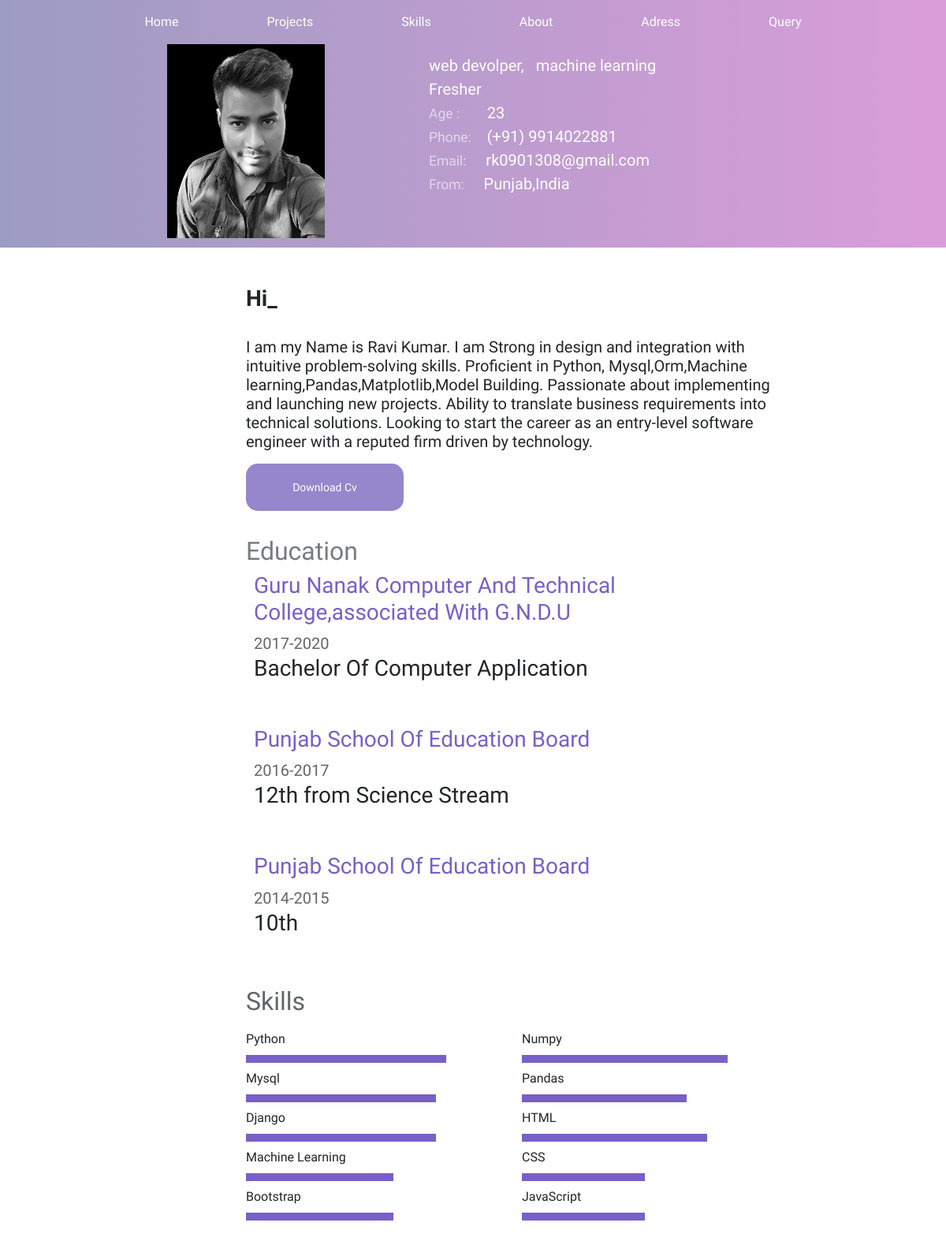
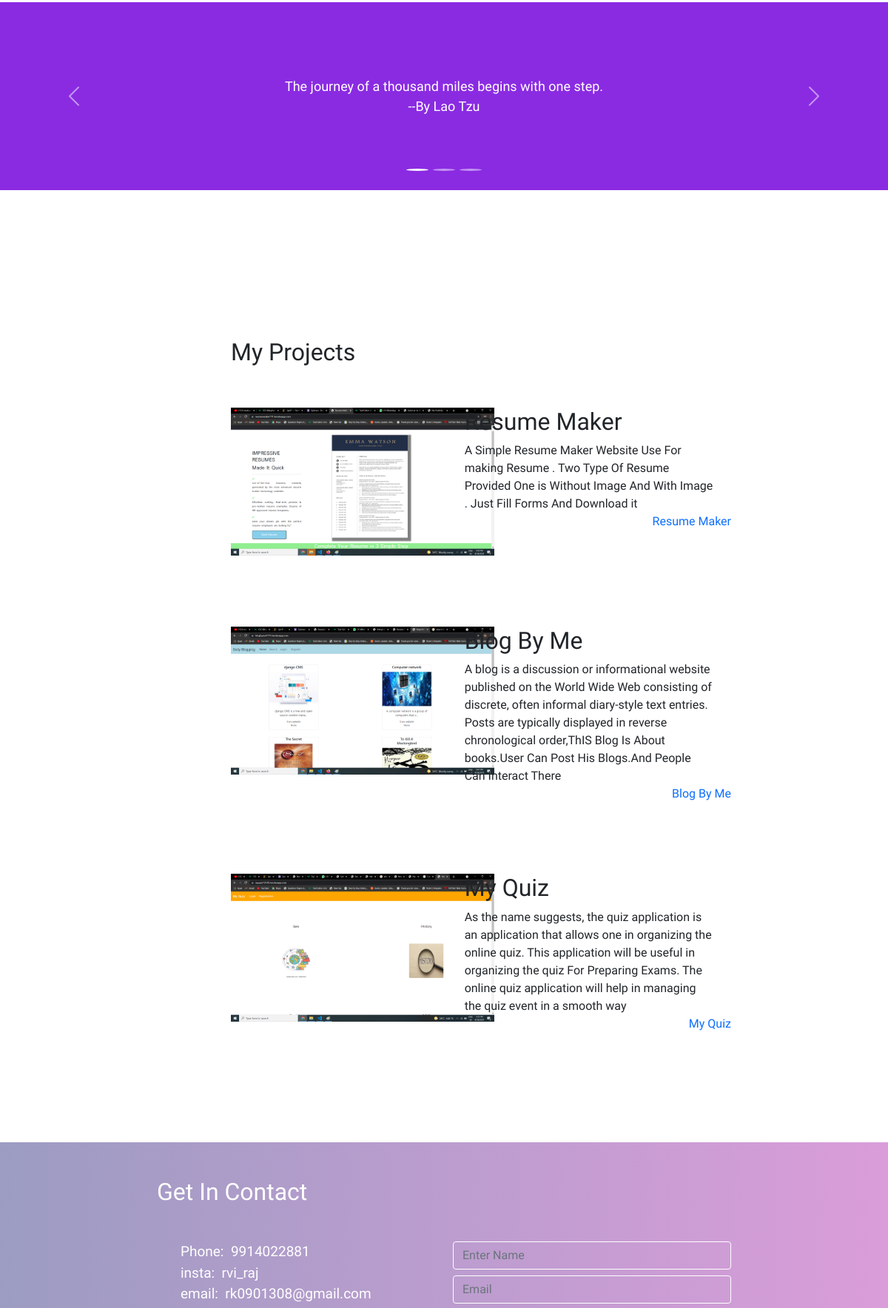
The page / (upper part) on the database its author committed (2 pictures, top to bottom).
### myportfolio/models.py (models this page shows)
class pr(models.Model):
    name=models.CharField(max_length=100)
    desc=models.TextField()
    Tech=models.CharField(max_length=100)
    image=models.ImageField(upload_to="img/")
    li=models.CharField(max_length=100,null=True)
    def __str__(self) -> str:
        return self.name

### myportfolio/views.py (the view, shortened to what this page needs)
# urls.py: path('',views.index,name="index")
def index(request):
    j=pr.objects.all()
    print(j)
    for i in j:
        print(i.Tech)
    return render(request,'index.html',{'j':j})

### myportfolio/templates/index.html (shortened to what this page needs)
<!doctype html>
<html lang="en">
  <head>
          {% load  static %}
    <link href="https://cdn.jsdelivr.net/npm/bootstrap@5.1.0/dist/css/bootstrap.min.css" rel="stylesheet">
      <link rel="stylesheet" type="text/css"  href="{%  static 'my.css' %}">
      <link rel = "stylesheet" href = "http://cdnjs.cloudflare.com/ajax/libs/font-awesome/4.3.0/css/font-awesome.min.css">
  </head>
  <body>
    <nav class="navbar navbar-expand-lg navbar-light" style="position: fixed; top: 0;">
      <div class="container-fluid">
        <div class="collapse navbar-collapse  collapse justify-content-center order-2"  id="navbarNav">
          <ul class="navbar-nav">
            <li class="nav-item mx-5">
              <a class="nav-link text-white " aria-current="page" href="#">Home</a>
            </li>
            <li class="nav-item mx-5">
              <a class="nav-link text-white" href="#pr">Projects</a>
            </li>
            <li class="nav-item mx-5">
              <a class="nav-link text-white" href="#skill">Skills</a>
            </li>
            <li class="nav-item mx-5">
              <a class="nav-link text-white " href="#edu" href="#" tabindex="-1" >About</a>
            </li>
            <li class="nav-item mx-5">
              <a class="nav-link text-white " href="#" tabindex="-1" >Adress</a>
            </li>
            <li class="nav-item mx-5">
              <a class="nav-link text-white " href="#qr" tabindex="-1" >Query</a>
            </li>
          </ul>
        </div>
      </div>
    </nav>
    <div class="container-fluid jk">
      <div class="row" style="background-image: linear-gradient(to right,rgb(156, 156, 194),rgb(218, 157, 218)); ">
       <div class="col-sm-2">
       </div>
       <div class="col-sm-3">
        <img src="{% static 'image/jpgi.jpg' %}"  alt="..." style="height:300px; width: 200px; margin-top: 2px; margin-bottom: 12px;">
      </div>
      <div class="col-sm-4">
        <ul class="top" style="list-style: none; color: white;font-size: 20px; margin-top: 20px;">
          <li style="font-size: 32px;" >Ravi Kumar</li>
          <li >web devolper, &nbsp; machine learning Fresher</li>
          <li ><small style="opacity:0.6;">Age :</small> &nbsp; &nbsp; &nbsp; 23</li>
          <li ><small style="opacity:0.6;">Phone:</small>&nbsp; &nbsp; (+91) 9914022881</li>
          <li ><small style="opacity:0.6;">Email:</small>&nbsp; &nbsp;&nbsp; rk0901308@gmail.com</li>
          <li ><small style="opacity:0.6;">From:</small>&nbsp; &nbsp;&nbsp;&nbsp;Punjab,India</li>
        </ul>
        </div>
      <div class="col-sm-2">
      </div>
      </div>
    </div>
  <div class="container-fluid my-5">
    <div class="row">
      <div class="col-sm-3">
      </div>
      <div class="col-sm-7">
        <h3><b>Hi_</b></h3>
        <br>
        <p class="h5">
          I am my Name is Ravi Kumar. I am Strong in design and integration with intuitive problem-solving skills. Proficient in   Python, Mysql,Orm,Machine learning,Pandas,Matplotlib,Model Building. Passionate about implementing and launching new projects. Ability to translate business requirements into technical solutions. Looking to start the career as an entry-level software engineer with a reputed firm driven by technology.
          <br>
          <button class=" btn j my-3" style="border-radius: 15px; width: 200px; height: 60px; background-color:rgb(150, 134, 204) ;"><small style="color: white;">Download Cv</small></button>
        </p>
        <p>
          <h2 class="h2" id="edu" style="opacity: 0.6;">Education</h2>
          <h3 class="h3" style="color: rgb(120, 96, 199); margin-left: 10px;">Guru Nanak Computer And Technical College,associated With G.N.D.U</h3>
          <small  style="margin-left: 10px; font-size: 20px; opacity: 0.7;" >2017-2020</small>
          <h3  class="h3"style="margin-left: 10px;">Bachelor Of Computer Application</h3>
        </p>
        <br>
        <p>
          <h3 class="h3" style="color: rgb(120, 96, 199); margin-left: 10px;">Punjab School Of Education Board</h3>
          <small  style="margin-left: 10px; font-size: 20px; opacity: 0.7;" >2016-2017</small>
          <h3  class="h3"style="margin-left: 10px;">12th from Science Stream</h3>
        </p>
        <br>
        <p>
          <h3 class="h3" style="color: rgb(120, 96, 199); margin-left: 10px;">Punjab School Of Education Board</h3>
          <small  style="margin-left: 10px; font-size: 20px; opacity: 0.7;" >2014-2015</small>
          <h3  class="h3"style="margin-left: 10px;">10th</h3>
        </p>
      </div>
      <div class="col-sm-2">
      </div>
    </div>
  </div>
  <div class="container-fluid my-5">
    <div class="row">
      <div class="col-sm-3">
      </div>
      <div class="col-sm-7">
      <h2 id="skill" style="opacity: 0.7;"> Skills</h2>
      <div class="row">
        <div class="col-5">
          <p class="my-2">Python</p>
          <div class="myc">
            <div class="skill p">
              <small style="margin-left: 20px; color: transparent;">90%</small>
            </div>
          </div>
          <p class="my-2">Mysql</p>
          <div class="myc">
            <div class="skill mys">
              <small style="margin-left: 20px; color: transparent;">90%</small>
            </div>
          </div>
          <p class="my-2">Django</p>
          <div class="dj">
            <div class="skill mys">
              <small style="margin-left: 20px; color: transparent;">90%</small>
            </div>
          </div>
          <p class="my-2">Machine Learning</p>
          <div class="ml">
            <div class="skill mys">
              <small style="margin-left: 20px; color: transparent;">90%</small>
            </div>
          </div>
          <p class="my-2">Bootstrap</p>
          <div class="ml">
            <div class="skill bs">
              <small style="margin-left: 20px; color: transparent;">85%</small>
            </div>
          </div>
        </div>
        <div class="col-1"></div>
        <div class="col-6">
          <p class="my-2">Numpy</p>
          <div class="nm">
            <div class="skill nm">
              <small style="margin-left: 20px; color: transparent;">90%</small>
            </div>
            <p class="my-2">Pandas</p>
            <div class="myc">
              <div class="skill pn">
                <small style="margin-left: 20px; color: transparent;">87%</small>
              </div>
          </div>
          <p class="my-2">HTML</p>
            <div class="myc">
              <div class="skill hm">
                <small style="margin-left: 20px; color: transparent;">90%</small>
              </div>
              <p class="my-2">CSS</p>
              <div class="myc">
                <div class="skill cs">
                  <small style="margin-left: 20px; color: transparent;">60%</small>
                </div>
                <p class="my-2">JavaScript</p>
                <div class="myc">
                  <div class="skill js">
                    <small style="margin-left: 20px; color: transparent;">50%</small>
                  </div>
          </div>
        </div>
      </div>
      </div>
    </div>
  </div>
  </div>
  </div>
  </div>
    <div class="container-fluid">
      <div class="row" style="background-color: blueviolet;">
       <div class="col-sm-12">
        <div id="carouselExampleDark" class="carousel carousel-light slide" data-bs-ride="carousel">
          <div class="carousel-indicators">
            <button type="button" data-bs-target="#carouselExampleDark" data-bs-slide-to="0" class="active" aria-current="true" aria-label="Slide 1"></button>
            <button type="button" data-bs-target="#carouselExampleDark" data-bs-slide-to="1" aria-label="Slide 2"></button>
            <button type="button" data-bs-target="#carouselExampleDark" data-bs-slide-to="2" aria-label="Slide 3"></button>
          </div>
          <div class="carousel-inner" style="align-content: center; top:50%;">
            <div class="carousel-item active" data-bs-interval="10000">
              <div class="" style="text-align: center;">
                <p style="margin-bottom: 100px; margin-top: 100px; color:white; font-size: 18px; ">The journey of a thousand miles begins with one step.<br>--By Lao Tzu</p>
                </div>
            </div>
          </div>
          <button class="carousel-control-prev" type="button" style="color: white;" data-bs-target="#carouselExampleDark" data-bs-slide="prev">
            <span class="carousel-control-prev-icon" aria-hidden="true"></span>
          </button>
          <button class="carousel-control-next" style="color: white;" type="button" data-bs-target="#carouselExampleDark" data-bs-slide="next">
            <span class="carousel-control-next-icon" style="color: white;" aria-hidden="true"></span>
          </button>
        </div>
       </div>
      </div>
    </div>
    <div class="container-fluid">
      <div class="row">
        <div class="col-sm-3">
        </div>
        <div class="col-sm-7">
          <h2 id="pr" st >My Projects</h2>
          <div class="row">
            {% for i in j %}
            <div class="col-sm-3">
              <img class="my-5" src="{{i.image.url}}" class="img-fluid rounded-start" alt="..." style="height: 200px;">
            </div>
            <div class="col-sm-2"></div>
            <div class="col-sm-7  my-5">
              <h2 class="mx-4">{{i.name}}</h2>
              <div style="word-wrap: break-word;" class="mx-4">{{i.desc}} </div>
             <a href="{{i.li}}" style="text-decoration: none; float: right;">{{i.name}}</a>
            </div>
            {%endfor%}
          </div>
        </div>
        <div class="col-sm-2">
        </div>
      </div>
    </div>
  <div class="container-fluid" style="margin-top:100px;">
    <div class="row"  style="background-image:linear-gradient(to right,rgb(156, 156, 194),rgb(218, 157, 218)) ;">
      <div class="col-sm-2">
      </div>
      <div class="col-sm-4">
        <h2 id="gc" class="my-5 text-white">Get In Contact </h2>
        <ul class="my-5" style="list-style: none; font-size:19px; color: white;">
          <li>Phone: &nbsp;9914022881</li>
          <li>insta: &nbsp;rvi_raj</li>
          <li>email: &nbsp;rk0901308@gmail.com</li>
        </ul>
      </div>
      <div class="col-sm-4">
        <form method="POST" action="/">
          <div class="mb-2" style="text-align: center;">
            <input type="text" name="n" class="form-control" id="exampleInputEmail1" placeholder="Enter Name" style="background-color: transparent;color:white; border-color: white;">
          </div>
          <div class="mb-2">
            <input type="email" name="e" class="form-control"  placeholder="Email"  id="exampleInputEmail2" aria-describedby="emailHelp"  style="background-color: transparent;color:white; border-color: white;",id="exampleInputPassword1">
          </div>
        </form>
      </div>
      <div class="col-sm-2">
      </div>
    </div>
  </div>
  </body>
</html>

### myportfolio/static/my.css (style rules this page uses)
body { width:100%; font-family: 'STIX Two Text', serif; }
.navbar { postition:fixed; top:0; background-image: linear-gradient(to right,rgb(156, 156, 194),rgb(218, 157, 218)); width: 100%; }
.jk { background-image: linear-gradient(to right,rgb(156, 156, 194),rgb(218, 157, 218)); width: 100%; }

### myportfolio/templates/index.html (style rules this page uses)
.myc { width: 100%; }
body { overflow-x: hidden; }
* { box-sizing: border-box; }
.p { width: 95%; background-color:rgb(120, 96, 199); height: 10px; }
.mys { width: 90%; background-color:rgb(120, 96, 199); height: 10px; }
.dj { width: 90%; background-color:rgb(120, 96, 199); height: 10px; }
.ml { width: 70%; background-color:rgb(120, 96, 199);height: 10px; }
.nm { width: 80%; background-color:rgb(120, 96, 199);height: 10px; }
.pn { width: 80%; background-color:rgb(120, 96, 199);height: 10px; }
.hm { width: 90%; background-color:rgb(120, 96, 199);height: 10px; }
.cs { width: 60%; background-color:rgb(120, 96, 199);height: 10px; }
.js { width: 60%; background-color:rgb(120, 96, 199);height: 10px; }
.bs { width: 60%; background-color:rgb(120, 96, 199);height: 10px; }
.carousel-indicators button { height: 50px; width: 50px; border-radius: 50%; }

### rows shown on the page
pr: image (picture), name "Resume Maker", desc "A Simple Resume Maker Website Use For making Resume . Two Type Of Resume Provided One is Without Image And With Image . Just Fill Forms And Download it"
pr: image (picture), name "Blog By Me", desc "A blog is a discussion or informational website published on the World Wide Web consisting of discrete, often informal diary-style text entries. Posts are typically displayed in reverse chronological order,ThIS Blog Is About books.User Can Post His Blogs.And People Can Interact There"
pr: image (picture), name "My Quiz", desc "As the name suggests, the quiz application is an application that allows one in organizing the online quiz. This application will be useful in organizing the quiz For Preparing Exams. The online quiz application will help in managing the quiz event in a smooth way"
